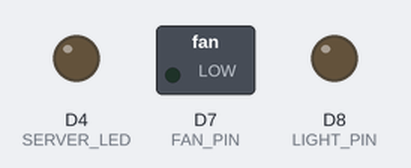
A sketch run on a simulated ESP8266 (NodeMCU). On the bench: switched loads named in the sketch (green lamp = pin HIGH), output pins drawn as LEDs (lit = HIGH). WiFi joins after 1.5 s; servers stay silent unless stated; what the sketch prints to the serial monitor is not drawn.

Above: at 3.9 s.
At 5.45 s:
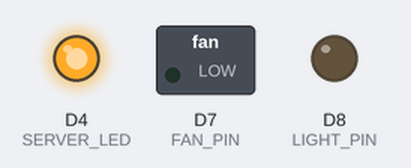
Timing chart, 0 to 6.0 s (numbered marks = the images above):
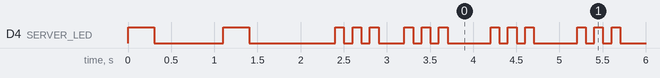

The sketch:

Home_Automation_Render.ino
```cpp
#include <ESP8266WiFi.h>
#include <ESP8266HTTPClient.h>
#include <WiFiClient.h>
#include <ArduinoJson.h>

const char *ssid = "Galaxy A14 5G";
const char *password = "masleschar3002";
String serverAddress = "http://192.168.24.215:5000";

#define FAN_PIN D7
#define LIGHT_PIN D8
#define SERVER_LED D4

// Store previous states to detect changes
bool prevFanState = false;
bool prevLightState = false;
unsigned long lastPollTime = 0;
const unsigned long POLL_INTERVAL = 1000; // Poll every 1 second

void setup() {
    Serial.begin(9600);
    pinMode(FAN_PIN, OUTPUT);
    pinMode(LIGHT_PIN, OUTPUT);
    pinMode(SERVER_LED, OUTPUT);

    // Connect to WiFi
    WiFi.begin(ssid, password);
    Serial.print("Connecting to WiFi");

    while (WiFi.status() != WL_CONNECTED) {
        digitalWrite(SERVER_LED, HIGH);
        delay(300);
        digitalWrite(SERVER_LED, LOW);
        delay(800);
        Serial.print(".");
    }

    Serial.println("\nConnected to WiFi");
    Serial.print("IP Address: ");
    Serial.println(WiFi.localIP());

    // Check server connection
    if (checkServer()) {
        Serial.println("Successfully connected to server");
        digitalWrite(SERVER_LED, HIGH);
    } else {
        Serial.println("Failed to connect to server");
        blinkError();
    }
}

void loop() {
    if (WiFi.status() == WL_CONNECTED) {
        unsigned long currentTime = millis();

        // Poll server periodically
        if (currentTime - lastPollTime >= POLL_INTERVAL) {
            pollServer();
            lastPollTime = currentTime;
        }
    } else {
        // WiFi disconnected
        digitalWrite(SERVER_LED, LOW);
        Serial.println("WiFi disconnected. Attempting to reconnect...");
        WiFi.begin(ssid, password);
    }
}

bool checkServer() {
    WiFiClient wifiClient;
    HTTPClient http;
    String url = serverAddress + "/activate";

    http.begin(wifiClient, url);
    int httpCode = http.GET();
    http.end();

    return httpCode == 200;
}

void pollServer() {
    WiFiClient wifiClient;
    HTTPClient http;
    String url = serverAddress + "/get_status";

    http.begin(wifiClient, url);
    int httpCode = http.GET();

    if (httpCode == 200) {
        String payload = http.getString();

        // Parse JSON response
        StaticJsonDocument<200> doc;
        DeserializationError error = deserializeJson(doc, payload);

        if (!error) {
            bool fanState = doc["fan"];
            bool lightState = doc["light"];

            // Update outputs only if states have changed
            if (fanState != prevFanState) {
                digitalWrite(FAN_PIN, fanState ? HIGH : LOW);
                prevFanState = fanState;
                Serial.print("Fan state changed to: ");
                Serial.println(fanState ? "ON" : "OFF");
            }

            if (lightState != prevLightState) {
                digitalWrite(LIGHT_PIN, lightState ? HIGH : LOW);
                prevLightState = lightState;
                Serial.print("Light state changed to: ");
                Serial.println(lightState ? "ON" : "OFF");
            }
        } else {
            Serial.println("Failed to parse JSON");
            blinkError();
        }
    } else {
        Serial.print("Server request failed with code: ");
        Serial.println(httpCode);
        blinkError();
    }

    http.end();
}

void blinkError() {
    for (int i = 0; i < 3; i++) {
        digitalWrite(SERVER_LED, HIGH);
        delay(100);
        digitalWrite(SERVER_LED, LOW);
        delay(100);
    }
}
```

Measured:
- by itself, D4 (SERVER_LED): moves between LOW and HIGH, repeating every 22.0 s
